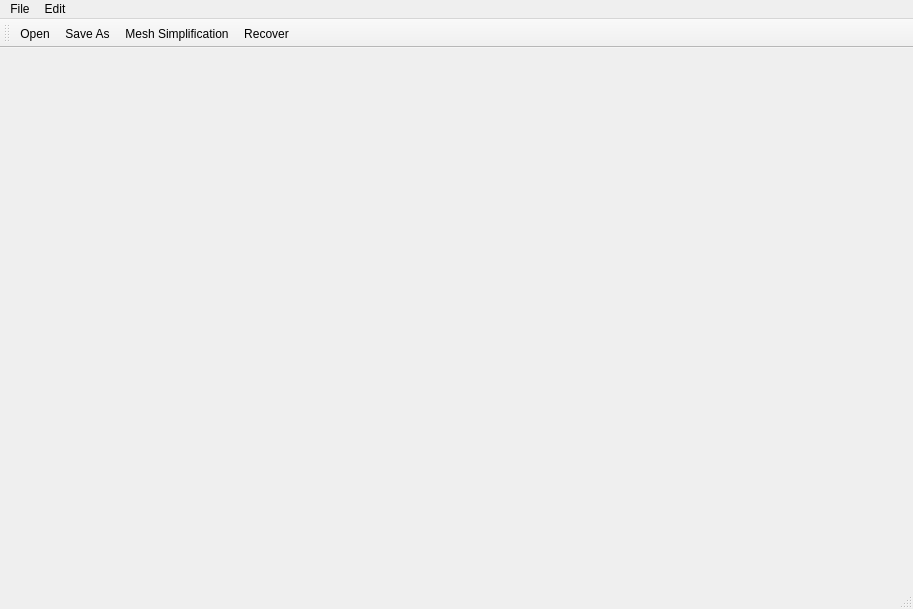
<?xml version="1.0" encoding="UTF-8"?>
<ui version="4.0">
 <class>MeshSimplificationSystemClass</class>
 <widget class="QMainWindow" name="MeshSimplificationSystemClass">
  <property name="geometry">
   <rect>
    <x>0</x>
    <y>0</y>
    <width>913</width>
    <height>609</height>
   </rect>
  </property>
  <property name="windowTitle">
   <string>MeshSimplificationSystem</string>
  </property>
  <widget class="QWidget" name="centralWidget"/>
  <widget class="QMenuBar" name="menuBar">
   <property name="geometry">
    <rect>
     <x>0</x>
     <y>0</y>
     <width>913</width>
     <height>21</height>
    </rect>
   </property>
   <widget class="QMenu" name="menuFile">
    <property name="title">
     <string>File</string>
    </property>
    <addaction name="action_open"/>
    <addaction name="action_saveas"/>
   </widget>
   <widget class="QMenu" name="menuEdit">
    <property name="title">
     <string>Edit</string>
    </property>
    <addaction name="action_mesh_simplification"/>
    <addaction name="action_recover"/>
   </widget>
   <addaction name="menuFile"/>
   <addaction name="menuEdit"/>
  </widget>
  <widget class="QToolBar" name="mainToolBar">
   <attribute name="toolBarArea">
    <enum>TopToolBarArea</enum>
   </attribute>
   <attribute name="toolBarBreak">
    <bool>false</bool>
   </attribute>
   <addaction name="action_open"/>
   <addaction name="action_saveas"/>
   <addaction name="action_mesh_simplification"/>
   <addaction name="action_recover"/>
  </widget>
  <widget class="QStatusBar" name="statusBar"/>
  <action name="action_open">
   <property name="icon">
    <iconset resource="meshsimplificationsystem.qrc">
     <normaloff>:/MeshSimplificationSystem/Resources/file.png</normaloff>:/MeshSimplificationSystem/Resources/file.png</iconset>
   </property>
   <property name="text">
    <string>Open</string>
   </property>
  </action>
  <action name="action_mesh_simplification">
   <property name="icon">
    <iconset resource="meshsimplificationsystem.qrc">
     <normaloff>:/MeshSimplificationSystem/Resources/simplification.png</normaloff>:/MeshSimplificationSystem/Resources/simplification.png</iconset>
   </property>
   <property name="text">
    <string>Mesh Simplification</string>
   </property>
  </action>
  <action name="action_saveas">
   <property name="icon">
    <iconset resource="meshsimplificationsystem.qrc">
     <normaloff>:/MeshSimplificationSystem/Resources/saveas.png</normaloff>:/MeshSimplificationSystem/Resources/saveas.png</iconset>
   </property>
   <property name="text">
    <string>Save As</string>
   </property>
  </action>
  <action name="action_recover">
   <property name="icon">
    <iconset resource="meshsimplificationsystem.qrc">
     <normaloff>:/MeshSimplificationSystem/Resources/recover.png</normaloff>:/MeshSimplificationSystem/Resources/recover.png</iconset>
   </property>
   <property name="text">
    <string>Recover</string>
   </property>
  </action>
 </widget>
 <layoutdefault spacing="6" margin="11"/>
 <resources>
  <include location="meshsimplificationsystem.qrc"/>
 </resources>
 <connections/>
</ui>
